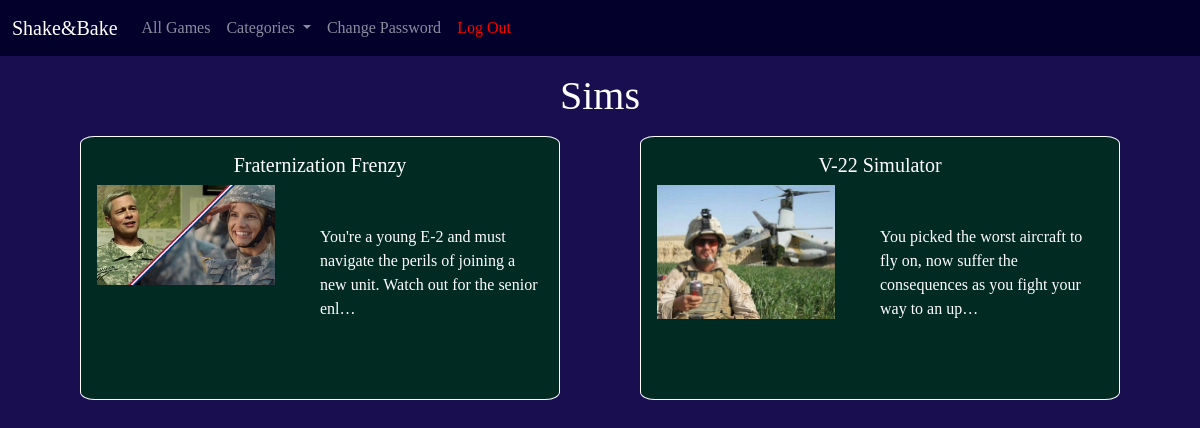
/games/sims/ (signed in), run on the app's committed database.
### games/models.py (models this page shows, shortened)
class Game(models.Model):
    title=models.CharField(max_length=200)
    link=models.URLField()
    body=models.TextField()
    author=models.ForeignKey(
        get_user_model(),
        on_delete=models.CASCADE
    )
    created_on=models.DateTimeField(auto_now_add=True)
    category = models.CharField(max_length=200, default="None")
    image = models.ImageField(upload_to='images')

### games/views.py (the view)
# urls.py: path('sims/', SimListView.as_view(), name='sim'),
class SimListView(LoginRequiredMixin, ListView):
    model=Game
    template_name="sim.html"

### templates/sim.html (shortened to what this page needs)
{% extends 'base.html' %}
{% block content %}
<div class="sim">
    <div class="page-photo">
        <h1>Sims</h1>
    </div>
    <div class="game-list-section">
        {% for game in game_list %}
            {% if game.category == 'Sim' %}
                <div class="card">
                    <div class="card-body">
                        <div class="top-of-card">
                            <div class="title-author">
                                <h5 class="card-title"><a href="{% url 'game_detail' game.id %}">{{ game.title|truncatechars:50}}</a></h5>
                            </div>
                        </div>
                        <div class="bottom-of-card">
                            <div class="image" style="background-image: url('/static/{{game.image}}'); background-size:contain; background-repeat: no-repeat;"></div>
                                <div class= "game-info">
                                    <p class="card-text">{{game.body|truncatechars:100}}</p>
                                </div>
                            </div>
                    </div>
                </div>
            {% endif %}
        {% endfor %}
    </div>
{% endblock content %}

### static/css/base.css (style rules this page uses)
body { font-family: 'EB Garamond', serif; background-color: #190e4f; width: 100%; color: white; }
.sim { display: flex; flex-direction: column; text-align: center; }
.sim h1 { margin-top: 1rem; margin-bottom: 1rem; }
.sim .game-list-section { display: flex; justify-content: space-evenly; flex-direction: row; flex-wrap: wrap; margin-bottom: 1rem; }
.sim .card { display: flex; width: 40%; height: 33vh; background-color: #002a22; border: .5px solid white; border-radius: 3%; }
.sim .card-body { display: flex; flex-direction: column; width: 100%; height: 25vh; }
.sim .top-of-card { display: flex; flex-direction: row; width: 100%; }
.sim .title-author { width: 100%; }
.sim .top-of-card h5 a { text-decoration: none; color: white; }
.sim .bottom-of-card { display: flex; flex-direction: row; height: 100%; width: 100%; align-items: center; }
.sim .image { display: flex; width: 80%; height:100%; margin-right: 10%; justify-content: center; }
.sim .game-info { display: flex; flex-direction: row; text-align: center; width: 100%; height: 60%; }
.sim .card-text { height: 100%; width: 100%; text-align: left; }

### data on the page
Game: title "Fraternization Frenzy", image (picture), body "You're a young E-2 and must navigate the perils of joining a new unit. Watch out for the senior enl…"
Game: title "V-22 Simulator", image (picture), body "You picked the worst aircraft to fly on, now suffer the consequences as you fight your way to an up…"
